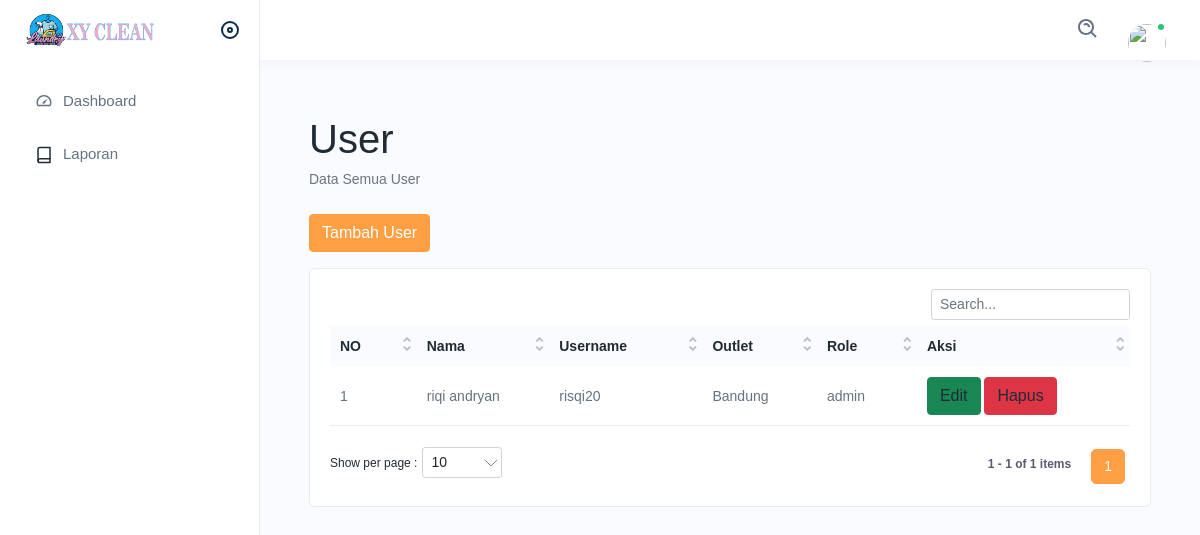
The page /index.php/user on the database as committed earlier.
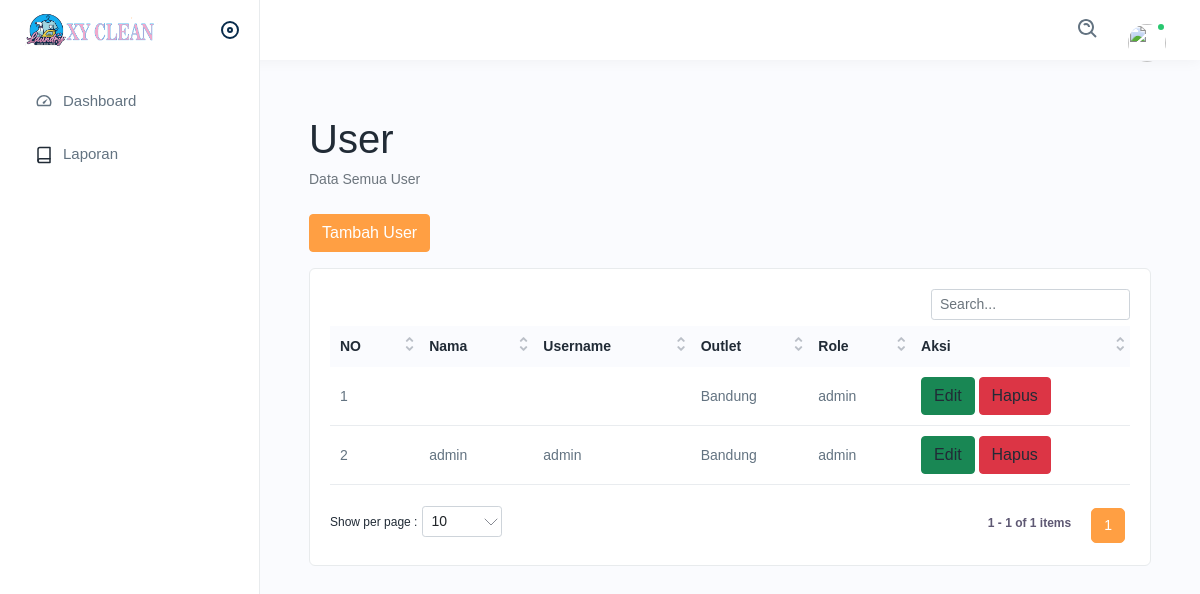
The same page on the database as committed later.
### tables this page shows
CREATE TABLE `tb_user` (
  `id` int(11) NOT NULL,
  `nama` varchar(100) NOT NULL,
  `username` varchar(30) NOT NULL,
  `password` text NOT NULL,
  `id_outlet` int(11) NOT NULL,
  `role` enum('admin','kasir','owner') NOT NULL
);

CREATE TABLE `tb_outlet` (
  `id` int(11) NOT NULL,
  `nama` varchar(100) NOT NULL,
  `alamat` text NOT NULL,
  `tlp` varchar(15) NOT NULL
);

### application/controllers/User.php (called while the page is built, shortened)
<?php
class User extends CI_Controller {
	function __construct(){
		$this->load->model('m_user');
		$this->load->model('m_outlet');
	}
	public function index()
	{
		$data['outlet'] = $this->m_outlet->tampil_data()->result();
		$data['user'] = $this->m_user->tampil_data();
		$this->load->view('user/data',$data);
	}
}

### index.php (called while the page is built, shortened)
<?php
require_once BASEPATH.'core/CodeIgniter.php';

### application/models/m_user.php (called while the page is built, shortened)
<?php
class M_user extends CI_Model{
    function tampil_data(){
		$this->db->select('*,tb_outlet.nama as nama_outlet,tb_user.nama as nama_user,tb_user.id as id_user');
		$this->db->from('tb_user');
		$this->db->join('tb_outlet', 'tb_outlet.id = tb_user.id_outlet');
		$query = $this->db->get();
		return $query->result();
	}
}

### application/views/user/data.php (the view, shortened to what this page needs)
<head></head>
</head>
			<div class="page-wrapper">
				<div class="content">
					<div class="row">
					<main>
                    <div class="container-fluid">
                    <h1 class="mt-4">User</h1>
                        <ol class="breadcrumb mb-4">
                            <li class="breadcrumb-item active">Data Semua User</li>
                        </ol>
						<button type="button" class="btn btn-primary mb-3" data-bs-toggle="modal" data-bs-target="#staticBackdrop">
						Tambah User
						</button>
					<div class="row">
					<div class="col-sm-12">
						<div class="card">
							<div class="card-body">
								<div class="table-responsive">
									<table class="table  datanew ">
										<thead>
											<tr>
												<th>NO</th>
												<th>Nama</th>
												<th>Username</th>
												<th>Outlet</th>
												<th>Role</th>
												<th>Aksi</th>
											</tr>
										</thead>
										<?php
										$no = 1;
										foreach($user as $u){
										?>
										<tbody>
											<tr>
												<td><?php echo $no++ ?></td>
												<td><?php echo $u->nama_user ?></td>
												<td><?php echo $u->username ?></td>
												<td><?php echo $u->nama_outlet ?></td>
												<td><?php echo $u->role ?></td>
												<td>
												<a class="btn btn-success" href="<?php echo base_url(); ?>user/edit/<?php echo $u->id_user; ?>">Edit</a>
												<a class="btn btn-danger" href="<?php echo base_url(); ?>user/hapus/<?php echo $u->id_user; ?>">Hapus</a>
												</td>
											</tr>
										</tbody>
										<?php } ?>
									</table>
								</div>
							</div>
						</div>
					</div>
				</div>
                                </div>
                			</main>
				</div>
			</div>
		</div>

Rows that differ between the two databases and show on the page:
changed tb_user (number 1 of 2 on the later page): nama "riqi andryan" → (not shown); username "risqi20" → (not shown)
added tb_user: nama "admin", username "admin", id_outlet.nama "Bandung", role "admin"
